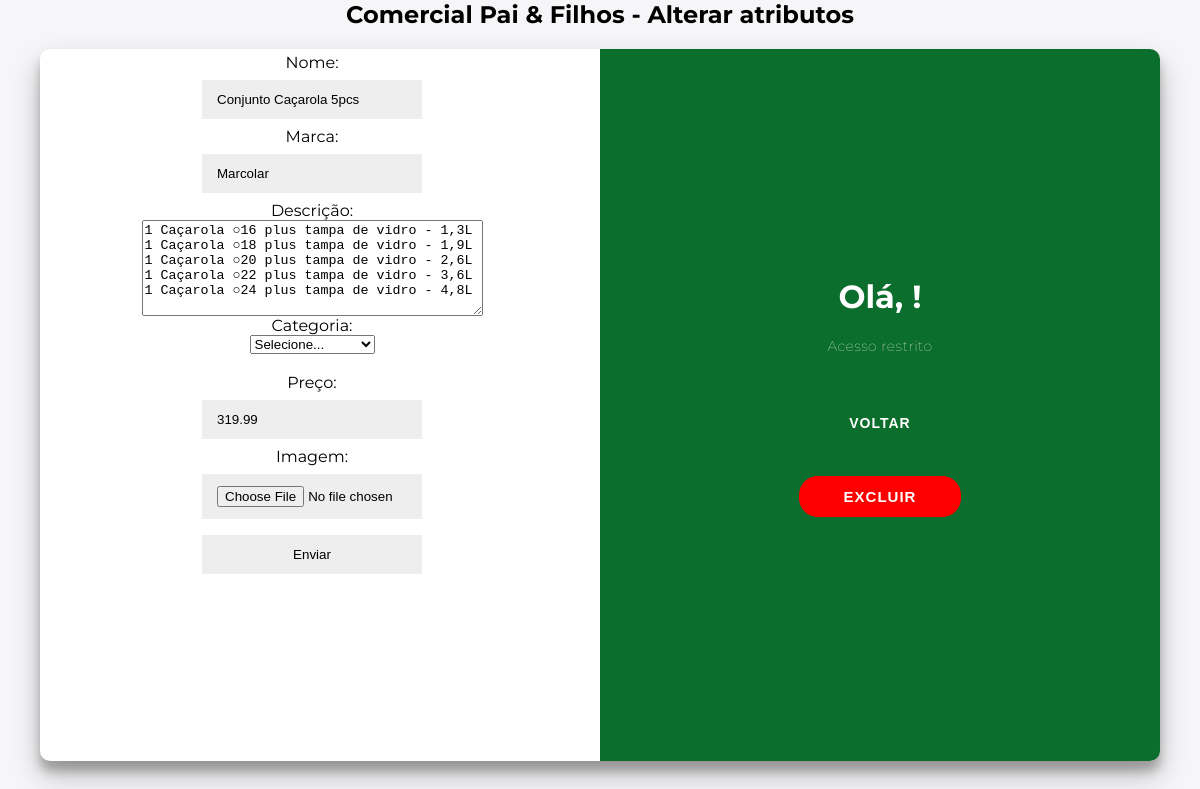
/admin/edit_prod.php?id_prod=76, run on the app's committed database.
### tables this page shows
CREATE TABLE `produto` (
  `cod_prod` int(11) NOT NULL,
  `nome_prod` varchar(120) NOT NULL,
  `desc_prod` varchar(450) NOT NULL,
  `marca` varchar(20) NOT NULL,
  `path_img` varchar(120) NOT NULL,
  `categoria` varchar(16) NOT NULL,
  `preco` float NOT NULL
);

### admin/edit_prod.php (the view, shortened to what this page needs)
<?php
require("../assets/bd/connect.php");
        ?>
        <?php
if(isset($_GET['id_prod'])){
    $id = $_GET['id_prod'];
    $pesquisar_prod = "SELECT * FROM `produto` WHERE `cod_prod` = '$id'";
    $resultado_prod = mysqli_query($conexao, $pesquisar_prod);
    $numero_resultado = mysqli_num_rows($resultado_prod);
        ?>
        <?php
}
?>
<!DOCTYPE html>
<html lang="en">
<head>
    <link rel="stylesheet" href="style_cad.css">
</head>
<body>
    <?php
    for($i = 0; $i < $numero_resultado; $i++){
        $vetor_prod = mysqli_fetch_array($resultado_prod);
    ?>
    <h2>Comercial Pai & Filhos - Alterar atributos</h2>
    <div class="container" id="container">
        <div class="form-container sign-in-container">
            <br>
            <form enctype="multipart/form-data" method="POST" action="upload_alt_prod.php">
                Nome: <input name="a_nome_prod" type=text size=140 maxlength=120 value="<?php echo $vetor_prod[1]; ?>" required>
                Marca: <input name="a_marca" type=text size=100 maxlength=100 value="<?php echo $vetor_prod[3] ?>" required>
                Descrição: <br><textarea name="a_desc_prod" type=text size=460 maxlength=450 rows=6 cols=40><?php echo $vetor_prod[2] ?></textarea>
                Categoria: <select name="a_categoria">
                    <option>Selecione...</option>
                </select><br>
                Preço: <input name="a_preco" type=number size=20 maxlength=11 value="<?php echo $vetor_prod[6]; ?>" required>
                Imagem: <input type="file" name="a_img">
                <input type=submit value=Enviar>
            </form>
        </div>
        <div class="overlay-container">
            <div class="overlay">
                <div class="overlay-panel overlay-right">
                    <h1>Olá, <?php echo $_SESSION['nome']; ?>!</h1>
                    <p>Acesso restrito</p>
                    <button><a href="index.php">Voltar</a></button>
                    <a href="excluir_prod.php?id_prod=<?php echo $vetor_prod[0];} ?>">
                    <button style="background-color: red; font-size: 15px;">Excluir</button></a>
                </div>
            </div>
        </div>
    </div>
    <br>
</body>
</html>

### admin/style_cad.css (style rules this page uses)
* { box-sizing: border-box; }
body { background: #f6f5f7; display: flex; justify-content: center; align-items: center; flex-direction: column; font-family: "Montserrat", sans-serif; height: 100vh; margin: -20px 0 50px; overflow: hidden !important; }
h1 { font-weight: bold; margin: 0; }
h2 { text-align: center; }
p { font-size: 14px; font-weight: 100; line-height: 20px; letter-spacing: 0.5px; margin: 20px 0 30px; }
a { border-radius: 2px solid #000; color: #fff; font-size: 14px; text-decoration: none; margin: 15px 0; }
button { border-radius: 20px; border: 1px solid #0c6e2d; background-color: #0c6e2d; margin-top: 1rem; color: #ffffff; font-size: 12px; font-weight: bold; padding: 12px 45px; letter-spacing: 1px; text-transform: uppercase; transition: transform 80ms ease-in; }
form { background-color: #ffffff; display: flex; align-items: center; justify-content: center; flex-direction: column; padding: 0 50px; height: 100%; text-align: center; }
input { background-color: #eee; border: none; padding: 12px 15px; margin: 8px 0; width: 100%; }
.container { background-color: #fff; border-radius: 10px; box-shadow: 0 14px 28px rgba(0, 0, 0, 0.25), 0 10px 10px rgba(0, 0, 0, 0.22); position: relative; overflow: hidden; width: 70rem; max-width: 100%; min-height: 480px; height: 100rem; }
.form-container { position: absolute; top: 0; height: 100%; transition: all 0.6s ease-in-out; }
.sign-in-container { left: 0; width: 50%; z-index: 2; }
.overlay-container { position: absolute; top: 0; left: 50%; width: 50%; height: 100%; overflow: hidden; transition: transform 0.6s ease-in-out; z-index: 100; }
.overlay { background: #0c6e2d; background: #0c6e2d; background-size: cover; background-position: 0 0; color: #ffffff; position: relative; left: -100%; height: 100%; width: 200%; transform: translateX(0); transition: transform 0.6s ease-in-out; }
.overlay-panel { position: absolute; display: flex; align-items: center; justify-content: center; flex-direction: column; padding: 0 40px; text-align: center; top: 0; height: 100%; width: 50%; transform: translateX(0); transition: transform 0.6s ease-in-out; }
.overlay-right { right: 0; transform: translateX(0); }
form { height: 600px; width: 20rem; margin-left: 7rem; margin-top: -50px; }

### data on the page
produto: a_nome_prod "Conjunto Caçarola 5pcs", a_marca "Marcolar", a_desc_prod "1 Caçarola ○16 plus tampa de vidro - 1,3L 1 Caçarola ○18 plus tampa de vidro - 1,9L 1 Caçarola ○20 plus tampa de vidro - 2,6L 1 Caçarola ○22 plus tampa de vidro - 3,6L 1 Caçarola ○24 plus tampa de vidro - 4,8L", a_preco "319.99"
